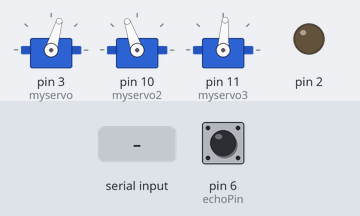
Bench run of a sketch on a simulated Arduino Uno, built with avr-gcc and run on an emulated ATmega328P. On the bench: 3 × servo, output pins drawn as LEDs (lit = HIGH). Inputs (shaded band) come from the test bench; at power-on: pin 6 (echoPin) LOW. Pins used as bus, display or sensor lines are not drawn.

Above: at 1.2 s.
1.3 s: byte 10 (10) received over Serial
4.3 s: byte 11 (11) received over Serial
At 7.21 s:
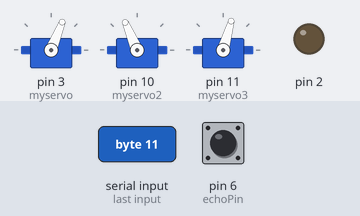
7.3 s: pin 6 (echoPin) pulsed HIGH 5 times (0.12 s each, 0.3 s apart)
At 11.9 s:
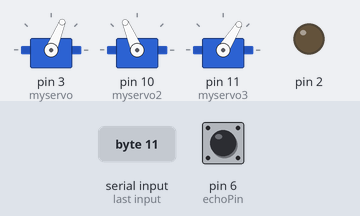
Timing chart, 0 to 17.8 s (numbered marks = the images above; inputs shaded):
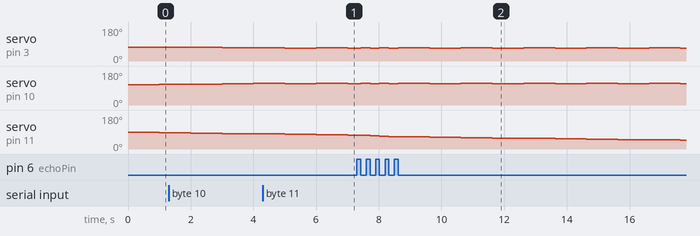

The sketch:

maxtalk2.ino
```cpp
// servo stuff
#include <Servo.h>
Servo myservo;
Servo myservo2;
Servo myservo3;
int vel = 2;
int value;
int dif1, dif2, dif3;
int dif=1;
int pos = 70;
int tarPos = 80;
int pos2 = 105;
int tarPos2 = 114;
int pos3 = 90;
int tarPos3 = 45;


// ultrasonic things
const int trigPin = 5; //set pin variables
const int echoPin = 6;
int trigState = LOW; //state of trigPin
int interval = 1; // interval in milliseconds at which trigPin turns on
int interval2 = 1000; //time in milliseconds at which the distance is printed in serial monitors
int printState = LOW; //whether or not to print distance
unsigned long previousMillis = 0; //microsecond at which the pin was last writen


void setup() {

  // servo
  myservo.attach(3);
  myservo2.attach(10);
  myservo3.attach(11);

  //ultrasonic
  pinMode(trigPin,OUTPUT); //set pinmodes
  pinMode(echoPin,INPUT);

  pinMode(2,OUTPUT);

  Serial.begin(9600);
}

void loop() {

  updateServo();
  updateDistSensor();
  //delay(5);
}

void updateServo(){

  if(Serial.available()){
    value = Serial.read();
  if(value==10) tarPos =70+dif1;
  else if(value==11) tarPos = 69+dif1;
  else if(value==20) tarPos2=109+dif2;
  else if(value==21) tarPos2 = 101+dif2;
  else if(value==30) tarPos3 =33+dif3;
  else if(value==31) tarPos3 = 42+dif3;
  else if(value==40) dif1+=dif;
  else if(value==41) dif1-=dif;
  else if(value==50) dif2+=dif;
  else if(value==51) dif2-=dif;
  else if(value==60) dif3+=dif;
  else if(value==61) dif3-=dif;
  }

   if(pos>tarPos) pos-=vel;
  else if (pos<tarPos) pos+=vel;
  myservo.write(pos);

  if(pos2>tarPos2) pos2-=vel;
  else if (pos2<tarPos2) pos2+=vel;
  myservo2.write(pos2);

  if(pos3>tarPos3) pos3-=vel;
  else if (pos3<tarPos3) pos3+=vel;
  myservo3.write(pos3);
}

void updateDistSensor(){

    unsigned long currentMillis = millis(); //time in milliseconds from which the code was started
  if (currentMillis-previousMillis >= interval) { //check "blink without delay" code
    previousMillis = currentMillis;
    if (trigState == LOW){
      (trigState = HIGH);
    }
    else {
      (trigState = LOW);
    }
  }
  // printing if statement
  if (currentMillis-previousMillis >= interval2) { //check "blink without delay" code
    previousMillis = currentMillis;
    if (printState == LOW){
      (printState = HIGH);
    }
    else {
      (printState = LOW);
    }
  }
  digitalWrite(trigPin,trigState);
  int duration, distance; //variables
  duration = pulseIn(echoPin,HIGH);
  distance = (duration/2) / 29.1;
  if (printState = HIGH&&distance>0){
    long currenttime = millis();
  Serial.println(500+distance);
  Serial.flush();
  delay(2);
  serialFlush();

  }
}

  void serialFlush(){
  while(Serial.available() > 0) {
    char t = Serial.read();
  }
}
```

Measured:
- after the input at 4.3 s, servo on pin 3 (myservo): 70° → 68° after 0.70 s, → 70° 1.0 s later, → 68° 1.0 s later
